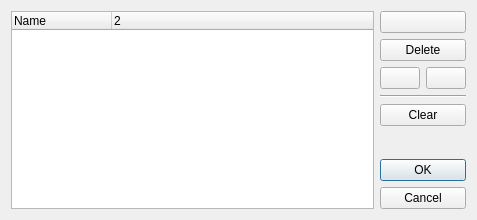
<?xml version="1.0" encoding="UTF-8"?>
<ui version="4.0">
 <class>DataManagerBase</class>
 <widget class="QDialog" name="DataManagerBase">
  <property name="geometry">
   <rect>
    <x>0</x>
    <y>0</y>
    <width>477</width>
    <height>220</height>
   </rect>
  </property>
  <layout class="QGridLayout" name="gridLayout">
   <item row="0" column="0" rowspan="8">
    <widget class="QTreeWidget" name="tree">
     <property name="alternatingRowColors">
      <bool>true</bool>
     </property>
     <property name="itemsExpandable">
      <bool>false</bool>
     </property>
     <property name="allColumnsShowFocus">
      <bool>true</bool>
     </property>
     <property name="columnCount">
      <number>2</number>
     </property>
     <attribute name="headerVisible">
      <bool>true</bool>
     </attribute>
     <column>
      <property name="text">
       <string>Name</string>
      </property>
     </column>
     <column>
      <property name="text">
       <string/>
      </property>
     </column>
    </widget>
   </item>
   <item row="0" column="1" colspan="2">
    <widget class="QPushButton" name="pushAdd">
     <property name="shortcut">
      <string>Ins</string>
     </property>
    </widget>
   </item>
   <item row="1" column="1" colspan="2">
    <widget class="QPushButton" name="pushDelete">
     <property name="text">
      <string>Delete</string>
     </property>
    </widget>
   </item>
   <item row="2" column="1">
    <widget class="QPushButton" name="pushUp">
     <property name="icon">
      <iconset resource="tht.qrc">
       <normaloff>:/images/arrow-up.png</normaloff>:/images/arrow-up.png</iconset>
     </property>
     <property name="shortcut">
      <string>Ctrl+Up</string>
     </property>
    </widget>
   </item>
   <item row="2" column="2">
    <widget class="QPushButton" name="pushDown">
     <property name="icon">
      <iconset resource="tht.qrc">
       <normaloff>:/images/arrow-down.png</normaloff>:/images/arrow-down.png</iconset>
     </property>
     <property name="shortcut">
      <string>Ctrl+Down</string>
     </property>
    </widget>
   </item>
   <item row="3" column="1" colspan="2">
    <widget class="Line" name="line">
     <property name="orientation">
      <enum>Qt::Horizontal</enum>
     </property>
    </widget>
   </item>
   <item row="4" column="1" colspan="2">
    <widget class="QPushButton" name="pushClear">
     <property name="text">
      <string>Clear</string>
     </property>
    </widget>
   </item>
   <item row="5" column="1" colspan="2">
    <widget class="QWidget" name="widgetButtons" native="true"/>
   </item>
   <item row="6" column="2">
    <spacer name="verticalSpacer">
     <property name="orientation">
      <enum>Qt::Vertical</enum>
     </property>
     <property name="sizeHint" stdset="0">
      <size>
       <width>20</width>
       <height>0</height>
      </size>
     </property>
    </spacer>
   </item>
   <item row="7" column="1" colspan="2">
    <widget class="QDialogButtonBox" name="buttonBox">
     <property name="sizePolicy">
      <sizepolicy hsizetype="Preferred" vsizetype="Maximum">
       <horstretch>0</horstretch>
       <verstretch>0</verstretch>
      </sizepolicy>
     </property>
     <property name="orientation">
      <enum>Qt::Vertical</enum>
     </property>
     <property name="standardButtons">
      <set>QDialogButtonBox::Cancel|QDialogButtonBox::Ok</set>
     </property>
    </widget>
   </item>
  </layout>
 </widget>
 <resources>
  <include location="tht.qrc"/>
 </resources>
 <connections>
  <connection>
   <sender>pushClear</sender>
   <signal>clicked()</signal>
   <receiver>DataManagerBase</receiver>
   <slot>slotClear()</slot>
   <hints>
    <hint type="sourcelabel">
     <x>370</x>
     <y>151</y>
    </hint>
    <hint type="destinationlabel">
     <x>596</x>
     <y>145</y>
    </hint>
   </hints>
  </connection>
  <connection>
   <sender>pushUp</sender>
   <signal>clicked()</signal>
   <receiver>DataManagerBase</receiver>
   <slot>slotUp()</slot>
   <hints>
    <hint type="sourcelabel">
     <x>348</x>
     <y>111</y>
    </hint>
    <hint type="destinationlabel">
     <x>355</x>
     <y>359</y>
    </hint>
   </hints>
  </connection>
  <connection>
   <sender>pushDown</sender>
   <signal>clicked()</signal>
   <receiver>DataManagerBase</receiver>
   <slot>slotDown()</slot>
   <hints>
    <hint type="sourcelabel">
     <x>387</x>
     <y>110</y>
    </hint>
    <hint type="destinationlabel">
     <x>405</x>
     <y>383</y>
    </hint>
   </hints>
  </connection>
  <connection>
   <sender>pushDelete</sender>
   <signal>clicked()</signal>
   <receiver>DataManagerBase</receiver>
   <slot>slotDelete()</slot>
   <hints>
    <hint type="sourcelabel">
     <x>367</x>
     <y>78</y>
    </hint>
    <hint type="destinationlabel">
     <x>646</x>
     <y>72</y>
    </hint>
   </hints>
  </connection>
  <connection>
   <sender>pushAdd</sender>
   <signal>clicked()</signal>
   <receiver>DataManagerBase</receiver>
   <slot>slotAdd()</slot>
   <hints>
    <hint type="sourcelabel">
     <x>377</x>
     <y>49</y>
    </hint>
    <hint type="destinationlabel">
     <x>612</x>
     <y>54</y>
    </hint>
   </hints>
  </connection>
  <connection>
   <sender>buttonBox</sender>
   <signal>accepted()</signal>
   <receiver>DataManagerBase</receiver>
   <slot>accept()</slot>
   <hints>
    <hint type="sourcelabel">
     <x>360</x>
     <y>223</y>
    </hint>
    <hint type="destinationlabel">
     <x>361</x>
     <y>422</y>
    </hint>
   </hints>
  </connection>
  <connection>
   <sender>buttonBox</sender>
   <signal>rejected()</signal>
   <receiver>DataManagerBase</receiver>
   <slot>reject()</slot>
   <hints>
    <hint type="sourcelabel">
     <x>378</x>
     <y>231</y>
    </hint>
    <hint type="destinationlabel">
     <x>375</x>
     <y>369</y>
    </hint>
   </hints>
  </connection>
  <connection>
   <sender>tree</sender>
   <signal>itemChanged(QTreeWidgetItem*,int)</signal>
   <receiver>DataManagerBase</receiver>
   <slot>slotItemChanged()</slot>
   <hints>
    <hint type="sourcelabel">
     <x>198</x>
     <y>193</y>
    </hint>
    <hint type="destinationlabel">
     <x>213</x>
     <y>337</y>
    </hint>
   </hints>
  </connection>
 </connections>
 <slots>
  <slot>slotAdd()</slot>
  <slot>slotDelete()</slot>
  <slot>slotUp()</slot>
  <slot>slotDown()</slot>
  <slot>slotClear()</slot>
  <slot>slotItemChanged()</slot>
 </slots>
</ui>
